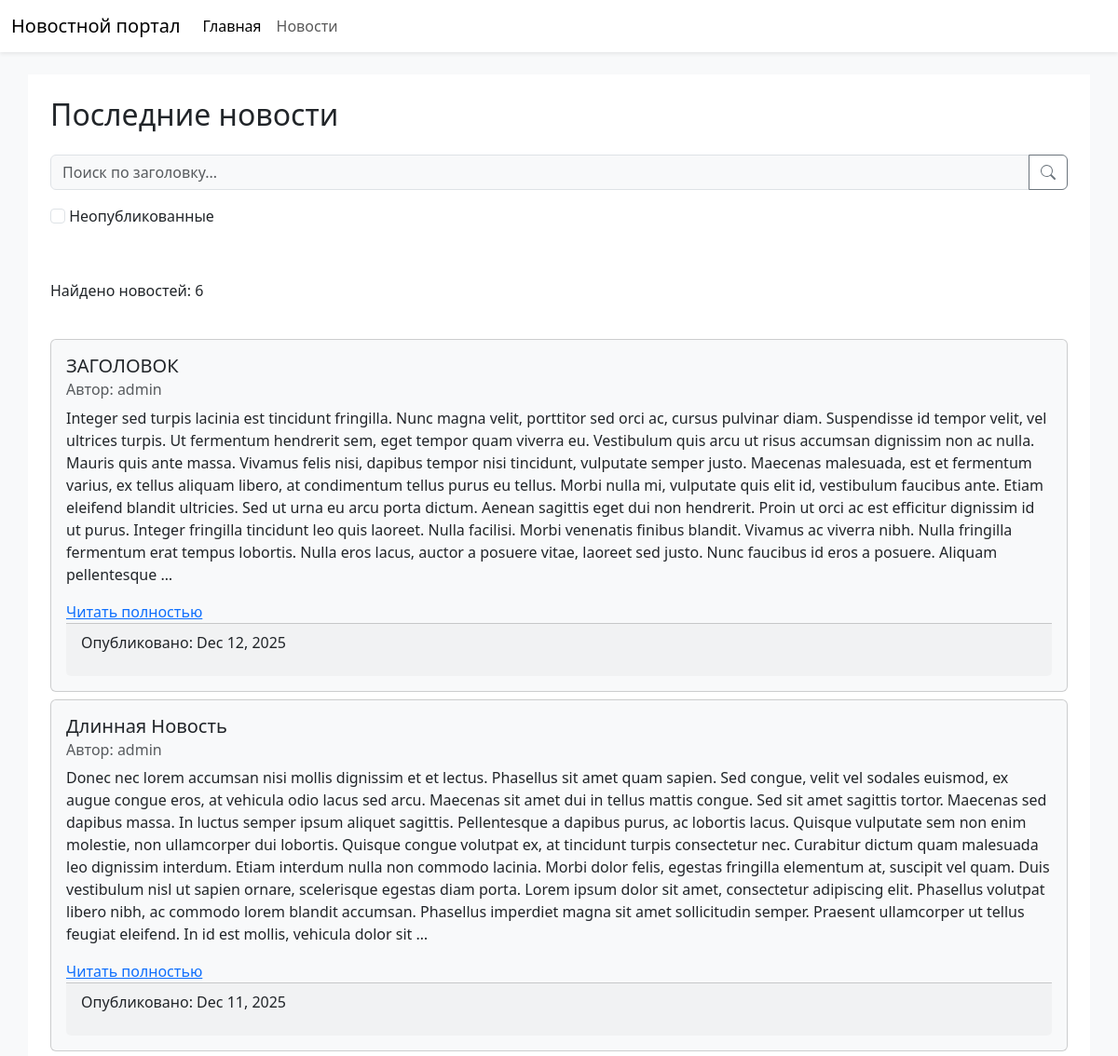
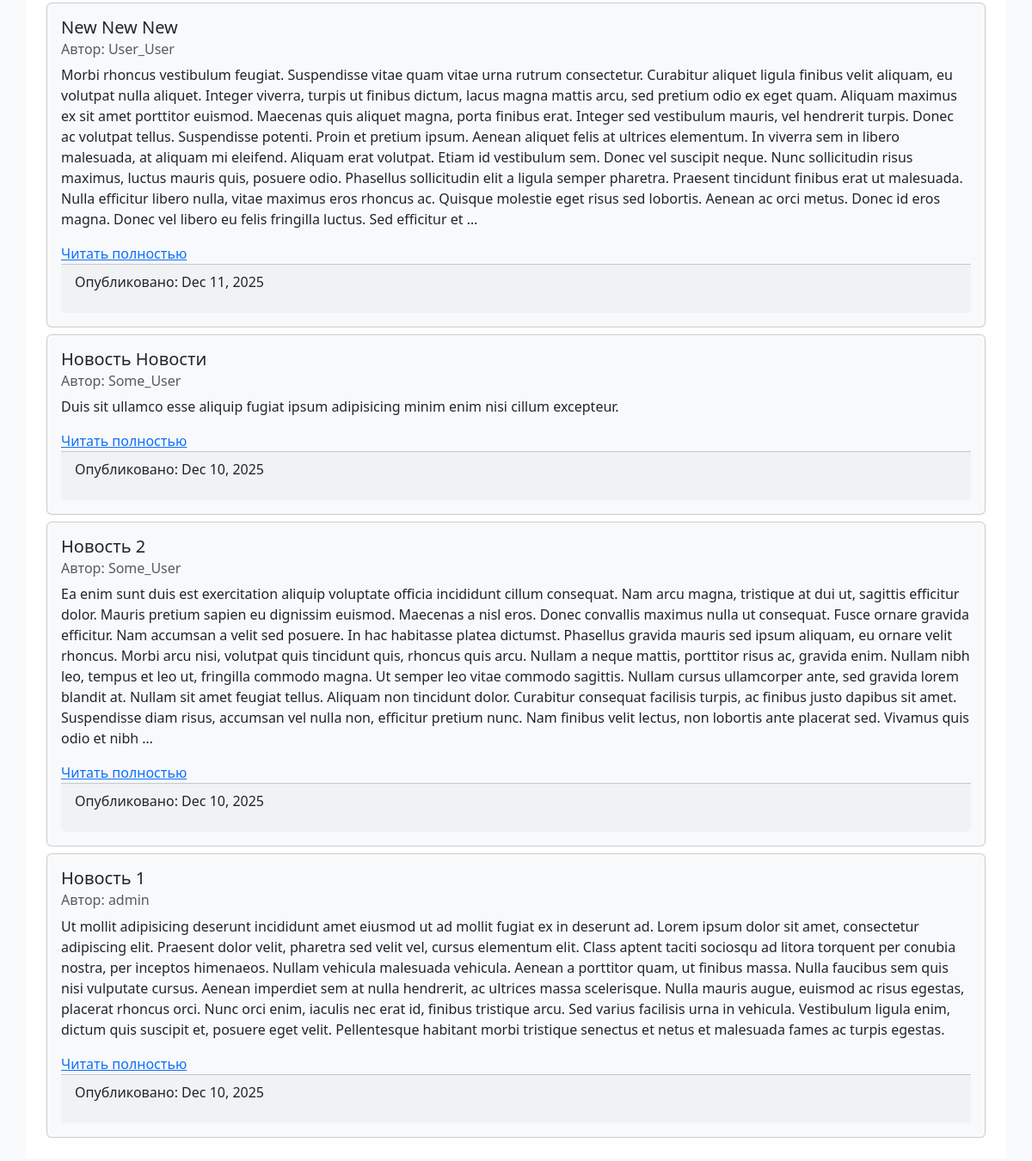
Page /news/ on the committed database (2 pictures, top to bottom).
### news_portal/news/models.py (models this page shows, shortened)
class NewsArticle(models.Model):
    title = models.CharField(max_length=255, verbose_name='Title')
    content = models.TextField(verbose_name='Content')
    author = models.ForeignKey(
        User,
        on_delete=models.CASCADE,
        verbose_name='Author',
    )
    created_at = models.DateTimeField(auto_now_add=True, verbose_name='Date of creation')
    updated_at = models.DateTimeField(auto_now=True, verbose_name='Date of last update')
    is_published = models.BooleanField(verbose_name='Is published')

### news_portal/news/views.py (the view)
# urls.py: path('', views.NewsMainPageView.as_view(), name='news'),
class NewsMainPageView(View):
    def get(self, request):
        search_query = request.GET.get('search_query', '')
        include_unpublished = request.GET.get('include_unpublished')
        print(request.GET)
        news = NewsArticle.objects \
            .all() \
            .filter(title__iregex=f'(?i){search_query}') \
            .order_by('-created_at')
        if not include_unpublished:
            news = news.filter(is_published=True)
        return render(
            request,
            'news/base_news.html',
            context={
                'news': news,
                'search_query': search_query,
                'include_unpublished': include_unpublished,
            },
        )

### news_portal/news/templates/news/base_news.html (shortened to what this page needs)
{% extends "base.html" %}
{% block content %}
<div class="container h-100">
    <div class="row">
        <div class="h2 my-4">Последние новости</div>
        <div class="mb-4">
            <form method="get" action="{% url 'news' %}" class="row g-3">
                <div class="col">
                    <div class="input-group">
                        <input
                            type="text"
                            name="search_query"
                            class="form-control bg-light"
                            placeholder="Поиск по заголовку..."
                            aria-label="Заголовок статьи"
                            value="{{ search_query|default:'' }}"
                        />
                        <button type="submit" class="btn btn-outline-secondary" id="button-addon2">
                            <svg xmlns="http://www.w3.org/2000/svg" width="16" height="16" fill="currentColor" class="bi bi-search" viewBox="0 0 16 16">
                                <path d="M11.742 10.344a6.5 6.5 0 1 0-1.397 1.398h-.001q.044.06.098.115l3.85 3.85a1 1 0 0 0 1.415-1.414l-3.85-3.85a1 1 0 0 0-.115-.1zM12 6.5a5.5 5.5 0 1 1-11 0 5.5 5.5 0 0 1 11 0"></path>
                            </svg>
                        </button>
                    </div>
                </div>
                <div class="mb-3">
                    <input
                        name="include_unpublished"
                        class="form-check-input"
                        type="checkbox"
                        value=True
                        id="check_unpublished"
                    >
                    <label class="form-check-label" for="check_unpublished">
                        Неопубликованные
                    </label>
                </div>
            </form>
        </div>
        <div class="mb-3">
            <p>Найдено новостей: {{ news|length }}</p>
        </div>
        <div class="mb-3">
            {% for news_article in news %}
            <div class="card my-2 bg-light">
                <div class="card-body">
                    <h5 class="card-title">{{ news_article.title }}</h5>
                    <h6 class="card-subtitle mb-2 text-body-secondary">Автор: {{ news_article.author }}</h6>
                    <p class="card-text">{{ news_article.content|truncatewords:"150" }}</p>
                    <a href="{% url 'news_article' news_article.id %}" class="card-link">Читать полностью</a>
                    <div class="card-footer">
                        <p>Опубликовано: {{ news_article.created_at|date:"M d, Y" }}</p>
                    </div>
                </div>
            </div>
            {% endfor %}
        </div>
    </div>
</div>
{% endblock %}

### news_portal/templates/base.html (shortened to what this page needs)
{% load django_bootstrap5 %}
{% bootstrap_css %}
<!DOCTYPE html>
<html lang="en">
<head>
</head>
<body class="bg-light">
    <div class="d-flex flex-column">
        <div id="navbar">
            {% block navbar %}
            <nav class="shadow-sm navbar navbar-expand-lg navbar-light bg-white">
                <div class="container-fluid">
                    <a class="navbar-brand" href="{% url 'main' %}">Новостной портал</a>
                    <div class="collapse navbar-collapse" id="navbarSupportedContent">
                    <ul class="navbar-nav me-auto mb-2 mb-lg-0">
                        <li class="nav-item">
                        <a class="nav-link active" aria-current="page" href="{% url 'main' %}">Главная</a>
                        </li>
                        <li class="nav-item">
                        <a class="nav-link" href="{% url 'news' %}">Новости</a>
                        </li>
                    </div>
                </div>
            </nav>
            {% endblock %}
        </div>
        <div id="content" class="container my-4 bg-white">
            {% block content %}{% endblock %}
        </div>
    </div>
</body>
</html>

### rows in the picture
NewsArticle: title "ЗАГОЛОВОК", author "admin", content "Integer sed turpis lacinia est tincidunt fringilla. Nunc magna velit, porttitor sed orci ac, cursus pulvinar diam. Suspendisse id tempor velit, vel ultrices turpis. Ut fermentum hendrerit sem, eget tempor quam viverra eu. Vestibulum quis arcu ut risus accumsan dignissim non ac nulla. Mauris quis ante massa. Vivamus felis nisi, dapibus tempor nisi tincidunt, vulputate semper justo. Maecenas malesuada, est et fermentum varius, ex tellus aliquam libero, at condimentum tellus purus eu tellus. Morbi nulla mi, vulputate quis elit id, vestibulum faucibus ante. Etiam eleifend blandit ultricies. Sed ut urna eu arcu porta dictum. Aenean sagittis eget dui non hendrerit. Proin ut orci ac est efficitur…", created_at "Dec 12, 2025"
NewsArticle: title "Длинная Новость", author "admin", content "Donec nec lorem accumsan nisi mollis dignissim et et lectus. Phasellus sit amet quam sapien. Sed congue, velit vel sodales euismod, ex augue congue eros, at vehicula odio lacus sed arcu. Maecenas sit amet dui in tellus mattis congue. Sed sit amet sagittis tortor. Maecenas sed dapibus massa. In luctus semper ipsum aliquet sagittis. Pellentesque a dapibus purus, ac lobortis lacus. Quisque vulputate sem non enim molestie, non ullamcorper dui lobortis. Quisque congue volutpat ex, at tincidunt turpis consectetur nec. Curabitur dictum quam malesuada leo dignissim interdum. Etiam interdum nulla non commodo lacinia. Morbi dolor felis, egestas fringilla elementum at, suscipit vel quam. Duis…", created_at "Dec 11, 2025"
NewsArticle: title "New New New", author "User_User", content "Morbi rhoncus vestibulum feugiat. Suspendisse vitae quam vitae urna rutrum consectetur. Curabitur aliquet ligula finibus velit aliquam, eu volutpat nulla aliquet. Integer viverra, turpis ut finibus dictum, lacus magna mattis arcu, sed pretium odio ex eget quam. Aliquam maximus ex sit amet porttitor euismod. Maecenas quis aliquet magna, porta finibus erat. Integer sed vestibulum mauris, vel hendrerit turpis. Donec ac volutpat tellus. Suspendisse potenti. Proin et pretium ipsum. Aenean aliquet felis at ultrices elementum. In viverra sem in libero malesuada, at aliquam mi eleifend. Aliquam erat volutpat. Etiam id vestibulum sem. Donec vel suscipit neque. Nunc sollicitudin risus maximus, luctus…", created_at "Dec 11, 2025"
NewsArticle: title "Новость Новости", author "Some_User", content "Duis sit ullamco esse aliquip fugiat ipsum adipisicing minim enim nisi cillum excepteur.", created_at "Dec 10, 2025"
NewsArticle: title "Новость 2", author "Some_User", content "Ea enim sunt duis est exercitation aliquip voluptate officia incididunt cillum consequat. Nam arcu magna, tristique at dui ut, sagittis efficitur dolor. Mauris pretium sapien eu dignissim euismod. Maecenas a nisl eros. Donec convallis maximus nulla ut consequat. Fusce ornare gravida efficitur. Nam accumsan a velit sed posuere. In hac habitasse platea dictumst. Phasellus gravida mauris sed ipsum aliquam, eu ornare velit rhoncus. Morbi arcu nisi, volutpat quis tincidunt quis, rhoncus quis arcu. Nullam a neque mattis, porttitor risus ac, gravida enim. Nullam nibh leo, tempus et leo ut, fringilla commodo magna. Ut semper leo vitae commodo sagittis. Nullam cursus ullamcorper ante, sed gravida…", created_at "Dec 10, 2025"
NewsArticle: title "Новость 1", author "admin", content "Ut mollit adipisicing deserunt incididunt amet eiusmod ut ad mollit fugiat ex in deserunt ad. Lorem ipsum dolor sit amet, consectetur adipiscing elit. Praesent dolor velit, pharetra sed velit vel, cursus elementum elit. Class aptent taciti sociosqu ad litora torquent per conubia nostra, per inceptos himenaeos. Nullam vehicula malesuada vehicula. Aenean a porttitor quam, ut finibus massa. Nulla faucibus sem quis nisi vulputate cursus. Aenean imperdiet sem at nulla hendrerit, ac ultrices massa scelerisque. Nulla mauris augue, euismod ac risus egestas, placerat rhoncus orci. Nunc orci enim, iaculis nec erat id, finibus tristique arcu. Sed varius facilisis urna in vehicula. Vestibulum ligula…", created_at "Dec 10, 2025"

### other values in the picture
{{ news|length }} "6"
